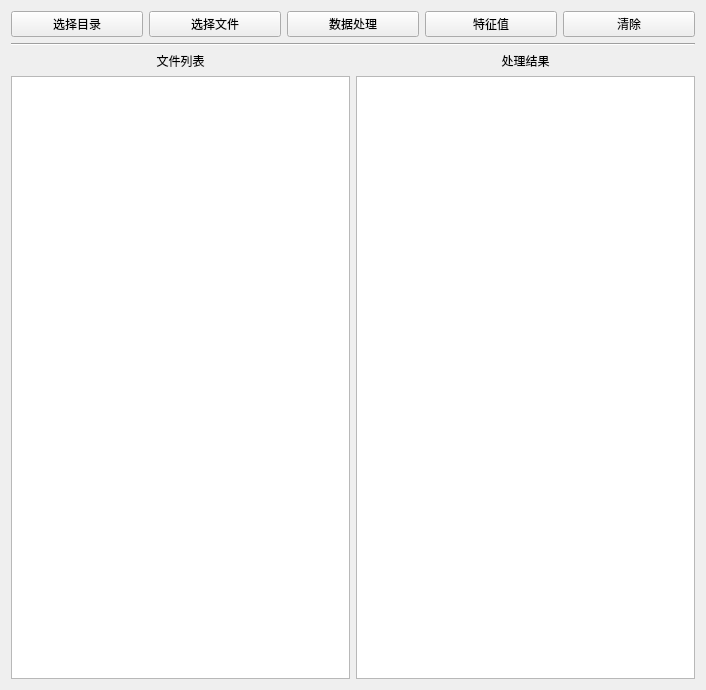
<?xml version="1.0" encoding="UTF-8"?>
<ui version="4.0">
 <class>Form</class>
 <widget class="QWidget" name="Form">
  <property name="geometry">
   <rect>
    <x>0</x>
    <y>0</y>
    <width>706</width>
    <height>690</height>
   </rect>
  </property>
  <property name="windowTitle">
   <string>数据处理</string>
  </property>
  <layout class="QGridLayout" name="gridLayout">
   <item row="0" column="0">
    <layout class="QVBoxLayout" name="verticalLayout_3">
     <item>
      <layout class="QHBoxLayout" name="horizontalLayout">
       <item>
        <widget class="QPushButton" name="pushButton">
         <property name="text">
          <string>选择目录</string>
         </property>
        </widget>
       </item>
       <item>
        <widget class="QPushButton" name="pushButton_2">
         <property name="text">
          <string>选择文件</string>
         </property>
        </widget>
       </item>
       <item>
        <widget class="QPushButton" name="pushButton_3">
         <property name="text">
          <string>数据处理</string>
         </property>
        </widget>
       </item>
       <item>
        <widget class="QPushButton" name="pushButton_4">
         <property name="text">
          <string>特征值</string>
         </property>
        </widget>
       </item>
       <item>
        <widget class="QPushButton" name="pushButton_5">
         <property name="text">
          <string>清除</string>
         </property>
        </widget>
       </item>
      </layout>
     </item>
     <item>
      <widget class="Line" name="line">
       <property name="orientation">
        <enum>Qt::Horizontal</enum>
       </property>
      </widget>
     </item>
     <item>
      <layout class="QHBoxLayout" name="horizontalLayout_2">
       <item>
        <layout class="QVBoxLayout" name="verticalLayout">
         <item>
          <widget class="QLabel" name="label">
           <property name="text">
            <string>文件列表</string>
           </property>
           <property name="alignment">
            <set>Qt::AlignCenter</set>
           </property>
          </widget>
         </item>
         <item>
          <widget class="QTextBrowser" name="textBrowser"/>
         </item>
        </layout>
       </item>
       <item>
        <layout class="QVBoxLayout" name="verticalLayout_2">
         <item>
          <widget class="QLabel" name="label_2">
           <property name="text">
            <string>处理结果</string>
           </property>
           <property name="alignment">
            <set>Qt::AlignCenter</set>
           </property>
          </widget>
         </item>
         <item>
          <widget class="QTextBrowser" name="textBrowser_2"/>
         </item>
        </layout>
       </item>
      </layout>
     </item>
    </layout>
   </item>
  </layout>
 </widget>
 <resources/>
 <connections/>
</ui>
